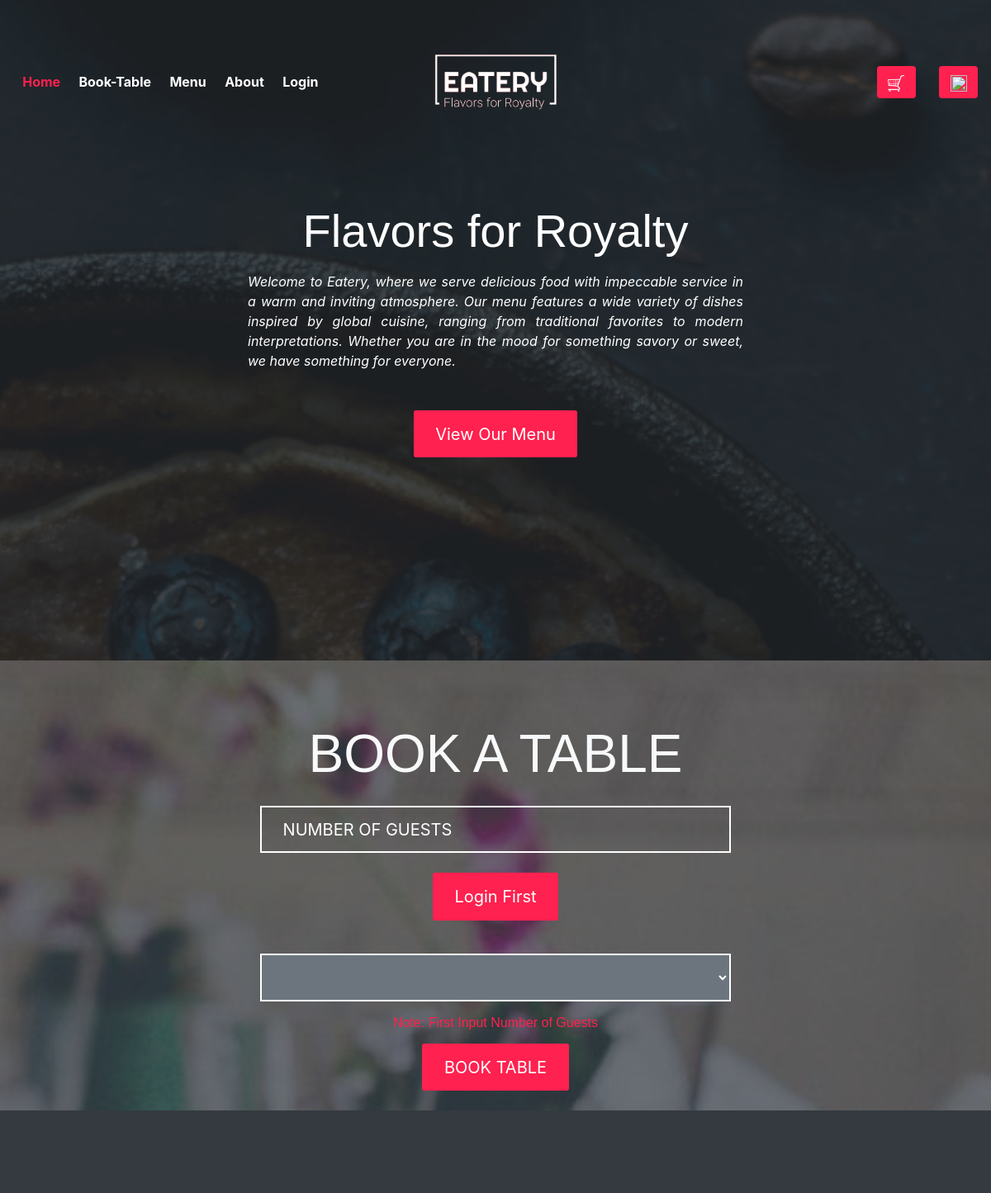
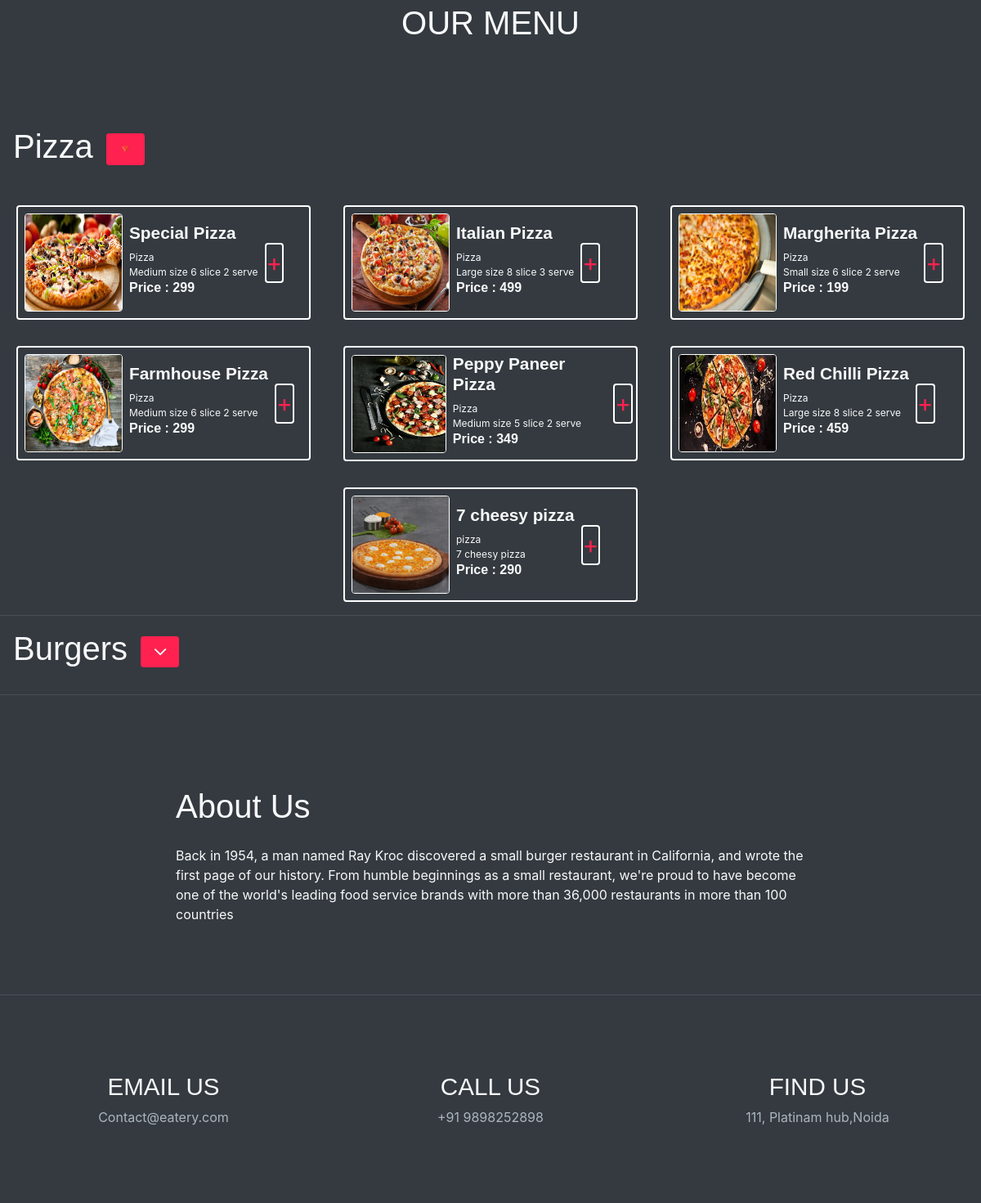
The page / on the database its author committed (2 pictures, top to bottom).
### tables this page shows
CREATE TABLE `products` (
  `product_id` int(4) NOT NULL,
  `product_no` int(3) NOT NULL,
  `product_name` varchar(20) NOT NULL,
  `product_price` int(5) NOT NULL,
  `product_type` varchar(15) NOT NULL,
  `product_qty` int(5) UNSIGNED NOT NULL,
  `product_desc` varchar(100) NOT NULL,
  `product_img` text NOT NULL
);

### index.php (the view, shortened to what this page needs)
<?php
include('data_insert_take.php');
?>
<!DOCTYPE html>
<html lang="en">
<head>
    <link rel="stylesheet" href="assets/vendors/themify-icons/css/themify-icons.css">
    <link rel="stylesheet" href="assets/vendors/animate/animate.css">
	<link rel="stylesheet" href="assets/css/foodhut.css">
  <link rel="stylesheet" href="assets/css/menu.css">
  <link rel="stylesheet" href="assets/css/qty.css">
</head>
<body data-spy="scroll" data-target=".navbar" data-offset="40" id="home">
    <nav class="custom-navbar navbar navbar-expand-lg navbar-dark fixed-top" data-spy="affix" data-offset-top="10">
        <div class="collapse navbar-collapse" id="navbarSupportedContent">
      <ul class="navbar-nav">
        <li class="nav-item">
          <a class="nav-link" href="#home">Home</a>
        </li>
        <li class="nav-item">
          <a class="nav-link" href="#book-table">Book-Table</a>
        </li>
        <li class="nav-item">
          <a class="nav-link" href="#Menu">Menu</a>
        </li>
        <li class="nav-item">
          <a class="nav-link" href="#about">About</a>
        </li>
        <li class="nav-item">
          <a class="nav-link" href="<?php if(isset($_SESSION['login'])){echo'assets/php/logout.php';}else{echo 'login.php';} ?>"><?php if(isset($_SESSION['login'])){echo'Log-out';}else{echo 'Login';} ?></a>
        </li>
      </ul>
      <a class="navbar-brand m-auto" href="#">
        <img src="assets/imgs/logo3.png" class="brand-img" alt="">
      </a>
      <ul class="navbar-nav">
        <li class="nav-item cart-btn">
          <a href="cart.php" class="btn btn-primary ml-xl-4 cart-btn"><img src="assets/imgs/cart.png" id="cart" alt="" srcset=""></a>
          <a href="<?php if(isset($_SESSION['login'])){echo'assets/php/profile.php';}else{echo'assets/php/error.php';} ?>" class="btn btn-primary ml-xl-4 cart-btn"><img src="assets/imgs/user.png" id="cart" alt=""></a>
        </li>
      </ul>
    </div>
    </nav>
    <header id="home" class="header">
    <div class="overlay text-white text-center" id=>
      <h2 class="display-4 mb-3"> Flavors for Royalty </h2>
      <p class="display-5 mb-5 w-50 text-justify font-italic font-weight-normal">Welcome to Eatery, where we serve delicious food with impeccable service in a warm and inviting atmosphere. Our menu features a wide variety of dishes inspired by global cuisine, ranging from traditional favorites to modern interpretations. Whether you are in the mood for something savory or sweet, we have something for everyone.</p>
      <a class="btn btn-lg btn-primary" href="#Menu">View Our Menu</a>
    </div>
  </header>
  <div class="container-fluid has-bg-overlay text-center text-light has-height-lg middle-items" id="book-table">
    <div class="">
      <h2 class="section-title mb-3">BOOK A TABLE</h2>
      <div class="row">
        <div class="col-md-3"></div>
        <div class="col-sm-6 col-md-6 col-xs-12 my-2">
          <form action="#book-table" method="post">
            <input type="number" value="<?php if(isset($_SESSION['guest'])){echo $_SESSION['guest']; } ?>" name="table_guests" onchange="check()" id="booktable" class="form-control form-control-lg custom-form-control"
            placeholder="NUMBER OF GUESTS" min="1" max="5" required>
            <?php  if(isset($_SESSION['id'])){echo ' <button type="submit" onclick="clk()" href="#book-table" class="btn btn-lg btn-primary my-4" name="find" id="rounded-btn" >FIND TABLE</button>';}else{ echo "<p class='btn btn-lg btn-primary my-4'> Login First</p>"; }  ?>
          </form>
        </div>
        <div class="col-md-3"></div>
      </div>
      <div class="row">
        <div class="col-md-3"></div>
        <div class="col-sm-6 col-md-6 col-xs-12 my-2">
          <form action="" method="post">
          <select type="number" name="table_no" id="table_nn" class="form-control form-control-lg custom-form-control"
            placeholder="TABLE NUMBER" disabled required>
          </select>
        </div>
        <div class="col-md-3"></div>
      </div>
      <div class="row">
        <div class="col-md-3"></div>
        <div class="col-sm-6 col-md-6 col-xs-12 my-2">
                <h6 class="" style="color: #ff214f;">Note: First Input Number of Guests</h6>
          </div>
          <div class="col-md-3"></div>
      </div>
      <button name="book" class="btn btn-lg btn-primary mb-4" id="rounded-btn">BOOK TABLE</button>
    </div>
  </div>
  <div class="d-flex flex-column">
    <div id="Menu" class="text-center bg-dark text-light has-height-md middle-items wow fadeIn">
    <h2 class="my-3">OUR MENU</h2>
  </div>
    <h2 class=" mb-3 ml-3" style="display:block;">Pizza<button value="pizza" onclick="shw(this.value)" class="ml-3 btn btn-primary">🔻</button> </h5>
    <div id="pizza" class="prdlist">
      <?php
        include('data_insert_take.php');
        $qr2 = "select * from products where product_type = 'pizza' and product_qty > 0";
        $result = mysqli_query($conn, $qr2);
        if (mysqli_num_rows($result) > 0) {
          while ($image = mysqli_fetch_assoc($result)) {
            echo '<div class="prd">';
            echo '<img src="assets/uploads/' . $image['product_img'] . '" alt="hey" class="ml-2 my-2">';
            echo '<div class="prd_det ml-2 my-2">';
            echo '<h5 id="prd_name"><b>' . $image['product_name'] . '</b></h5>';
            echo '<p class="small_text">' . $image['product_type'] . '</p>';
            echo '<p class="small_text">' . $image['product_desc'] . '</p>';
            echo '<h6><b>Price : ' . $image['product_price'] . '</b></h6>';
            echo '</div>';
            echo '<div class="add ml-1 mr-2">';
            echo '<a class = "prod" href="#menu" onclick="addto(this.name)" name="' . $image['product_no'] . '_' . $image['product_name'] . '">+</a>';
            echo '</div></div>';
          }
        }else{
          echo "<div class='ml-5'><p>It will Add soon</p></div>";
        }
        ?>
    </div>
    <hr>
    <h2 class=" mb-3 ml-3" style="display:block;">Burgers<button value="burger" onclick="shw(this.value)" class="ml-3 btn btn-primary"><img class="" src="assets/imgs/down.png" alt=""></button> </h5>
      <?php
        include('data_insert_take.php');
        ?>
        <hr>
  </div>
  <div id="about" class="container-fluid wow fadeIn" id="about" data-wow-duration="1.5s">
    <div class="row">
      <div class="col">
        <div class="row justify-content-center">
          <div class="col-sm-8 py-5 my-5">
            <h2 class="mb-4">About Us</h2>
            <p>Back in 1954, a man named Ray Kroc discovered a small burger restaurant in California, and wrote the first page of our history. From humble beginnings as a small restaurant, we're proud to have become one of the world's leading food service brands with more than 36,000 restaurants in more than 100 countries</p>
          </div>
        </div>
      </div>
    </div>
  </div>
  <div class="container-fluid bg-dark text-light has-height-md middle-items border-top text-center wow fadeIn">
    <div class="row">
      <div class="col-sm-4">
        <h3>EMAIL US</h3>
        <P class="text-muted">Contact@eatery.com</P>
      </div>
      <div class="col-sm-4">
        <h3>CALL US</h3>
        <P class="text-muted">+91 9898252898</P>
      </div>
      <div class="col-sm-4">
        <h3>FIND US</h3>
        <P class="text-muted">111, Platinam hub,Noida</P>
      </div>
    </div>
  </div>
</body>
</html>

### assets/css/menu.css (style rules this page uses)
.prdlist { display: flex; flex-wrap: wrap; }
.prd { border: 2px solid white; border-radius: 4px; height: auto; width: 30%; margin: auto; display: flex; margin-top: 2rem; align-items: center; }
.small_text { font-size: 12px; }
.prd img { height: 120px; width: 120px; border: 1px solid white; border-radius: 4px; }
.add { position: relative; left: 4px; }
.add a { margin: auto; }
p { margin-bottom: 0% !important; }
.add { font-size: 30px ; border: 2px solid white; border-radius: 4px; }

### index.php (style rules this page uses)
button img { height:20px; width:20px; }

### rows shown on the page
products: product_img (picture), product_name "Special Pizza", product_type "Pizza", product_desc "Medium size 6 slice 2 serve", product_price "299"
products: product_img (picture), product_name "Italian Pizza", product_type "Pizza", product_desc "Large size 8 slice 3 serve", product_price "499"
products: product_img (picture), product_name "Margherita Pizza", product_type "Pizza", product_desc "Small size 6 slice 2 serve", product_price "199"
products: product_img (picture), product_name "Farmhouse Pizza", product_type "Pizza", product_desc "Medium size 6 slice 2 serve", product_price "299"
products: product_img (picture), product_name "Peppy Paneer Pizza", product_type "Pizza", product_desc "Medium size 5 slice 2 serve", product_price "349"
products: product_img (picture), product_name "Red Chilli Pizza", product_type "Pizza", product_desc "Large size 8 slice 2 serve", product_price "459"
products: product_img (picture), product_name "7 cheesy pizza", product_type "pizza", product_desc "7 cheesy pizza", product_price "290"
